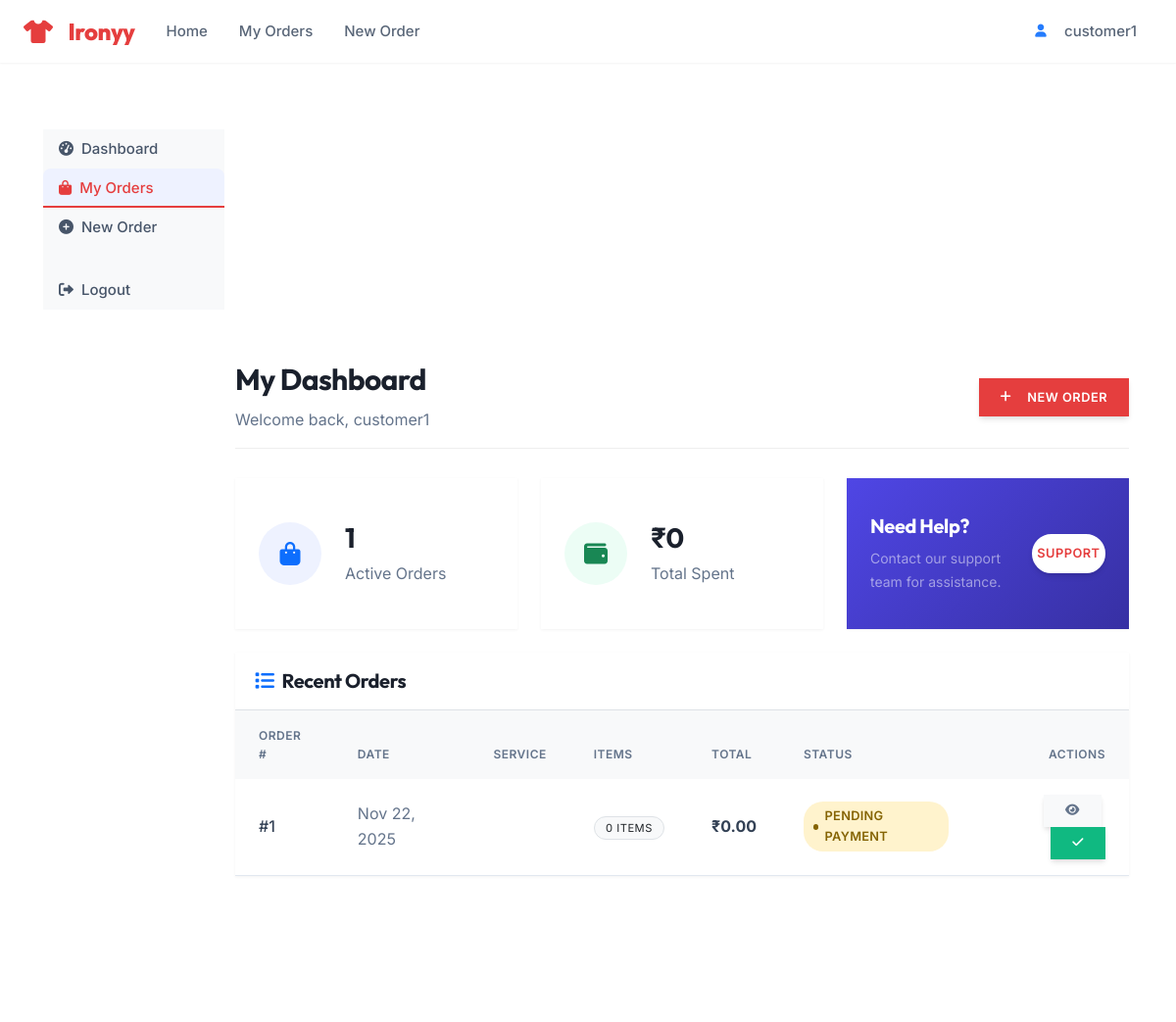
/dashboard/customer/ (signed in, upper part), run on an earlier commit of the app's database.
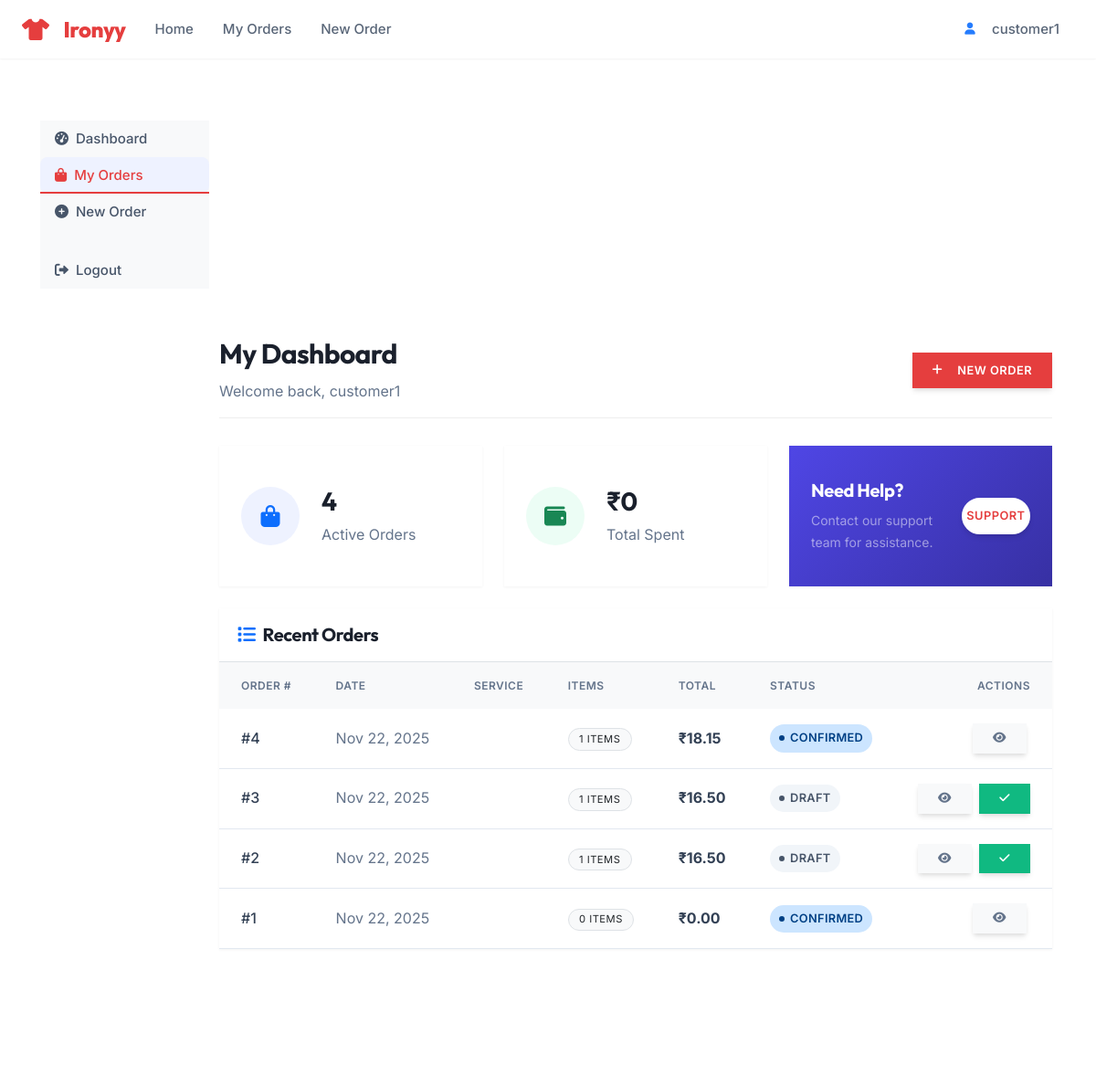
And on a later commit of the database.
### orders/models.py (models this page shows, shortened)
class Order(models.Model):
    class Status(models.TextChoices):
        DRAFT = 'draft', _('Draft')
        PENDING = 'pending', _('Pending Payment')
        CONFIRMED = 'confirmed', _('Confirmed')
        SCHEDULED_FOR_PICKUP = 'scheduled_for_pickup', _('Scheduled for Pickup')
        OUT_FOR_PICKUP = 'out_for_pickup', _('Out for Pickup')
        PICKED_UP = 'picked_up', _('Picked Up')
        PROCESSING = 'processing', _('In Progress')
        READY = 'ready', _('Ready for Delivery')
        OUT_FOR_DELIVERY = 'out_for_delivery', _('Out for Delivery')
        COMPLETED = 'completed', _('Completed')
        CANCELLED = 'cancelled', _('Cancelled')
        REFUNDED = 'refunded', _('Refunded')
        FAILED = 'failed', _('Failed')
    class PaymentStatus(models.TextChoices):
        PENDING = 'pending', _('Pending')
        AUTHORIZED = 'authorized', _('Authorized')
        PAID = 'paid', _('Paid')
        PARTIALLY_REFUNDED = 'partially_refunded', _('Partially Refunded')
        REFUNDED = 'refunded', _('Refunded')
        VOIDED = 'voided', _('Voided')
        FAILED = 'failed', _('Failed')
    class DeliveryType(models.TextChoices):
        PICKUP = 'pickup', _('Pickup')
        DELIVERY = 'delivery', _('Delivery')
    customer = models.ForeignKey(
        User,
        on_delete=models.PROTECT,
        related_name='orders',
        verbose_name=_('customer')
    )
    order_number = models.CharField(
        _('order number'),
        max_length=20,
        unique=True,
        db_index=True
    )
    status = models.CharField(
        _('status'),
        max_length=20,
        choices=Status.choices,
        default=Status.DRAFT,
        db_index=True
    )
    payment_status = models.CharField(
        _('payment status'),
        max_length=20,
        choices=PaymentStatus.choices,
        default=PaymentStatus.PENDING,
        db_index=True
    )
    delivery_type = models.CharField(
        _('delivery type'),
        max_length=10,
        choices=DeliveryType.choices,
        default=DeliveryType.PICKUP
    )
    pickup_address = models.TextField(_('pickup address'), blank=True)
    delivery_address = models.TextField(_('delivery address'), blank=True)
    preferred_pickup_date = models.DateField(_('preferred pickup date'), null=True, blank=True)
    preferred_delivery_date = models.DateField(_('preferred delivery date'), null=True, blank=True)
    subtotal = models.DecimalField(
        _('subtotal'),
        max_digits=10,
        decimal_places=2,
        default=Decimal('0.00')
    )
    tax_amount = models.DecimalField(
        _('tax amount'),
        max_digits=10,
        decimal_places=2,
        default=Decimal('0.00')
    )
    shipping_cost = models.DecimalField(
        _('shipping cost'),
        max_digits=10,
        decimal_places=2,
        default=Decimal('0.00')
    )
    discount_amount = models.DecimalField(
        _('discount amount'),
        max_digits=10,
        decimal_places=2,
        default=Decimal('0.00')
    )
    total_amount = models.DecimalField(
        _('total amount'),
        max_digits=10,
        decimal_places=2,
        default=Decimal('0.00')
    )
    assigned_staff = models.ForeignKey(
        User,
        on_delete=models.SET_NULL,
        null=True,
        blank=True,
        related_name='assigned_orders',
        verbose_name=_('assigned staff')
    )
    delivery_person = models.ForeignKey(
        User,
        on_delete=models.SET_NULL,
        null=True,
        blank=True,
        related_name='delivery_orders',
        verbose_name=_('delivery person')
    )
    created_at = models.DateTimeField(_('created at'), auto_now_add=True)
    updated_at = models.DateTimeField(_('updated at'), auto_now=True)
    confirmed_at = models.DateTimeField(_('confirmed at'), null=True, blank=True)
    completed_at = models.DateTimeField(_('completed at'), null=True, blank=True)
    cancelled_at = models.DateTimeField(_('cancelled at'), null=True, blank=True)
    special_instructions = models.TextField(_('special instructions'), blank=True)
    internal_notes = models.TextField(_('internal notes'), blank=True)
    cancellation_reason = models.TextField(_('cancellation reason'), blank=True)
    payment_method = models.CharField(_('payment method'), max_length=50, blank=True)
    payment_reference = models.CharField(_('payment reference'), max_length=100, blank=True)
    payment_date = models.DateTimeField(_('payment date'), null=True, blank=True)
    class Meta:
        ordering = ['-created_at']

### dashboard/views.py (the view)
# urls.py: path('customer/', views.CustomerDashboardView.as_view(), name='customer_dashboard'),
class CustomerDashboardView(LoginRequiredMixin, ListView):
    model = Order
    template_name = 'dashboard/customer_dashboard.html'
    context_object_name = 'orders'
    paginate_by = 10
    def get_queryset(self):
        return Order.objects.filter(customer=self.request.user).order_by('-created_at')
    def get_context_data(self, **kwargs):
        context = super().get_context_data(**kwargs)
        user_orders = Order.objects.filter(customer=self.request.user)
        context['active_orders_count'] = user_orders.exclude(
            status__in=[Order.Status.COMPLETED, Order.Status.CANCELLED, Order.Status.REFUNDED]
        ).count()
        from django.db.models import Sum
        total_spent = user_orders.filter(
            status=Order.Status.COMPLETED
        ).aggregate(Sum('total_amount'))['total_amount__sum'] or 0
        context['total_spent'] = total_spent
        return context

### accounts/models.py (called while the page is built)
    def get_short_name(self):
        return self.first_name or self.email.split('@')[0]

    @property
    def is_customer(self):
        return self.role == self.Role.CUSTOMER

    @property
    def is_press(self):
        return self.role == self.Role.PRESS

    @property
    def is_delivery(self):
        return self.role == self.Role.DELIVERY

    @property
    def is_admin(self):
        return self.role == self.Role.ADMIN or self.is_superuser

### templates/dashboard/customer_dashboard.html (shortened to what the changed rows need)
{% extends 'dashboard/base_dashboard.html' %}
{% load humanize %}
{% block dashboard_content %}
<div class="dashboard-header d-flex justify-content-between align-items-center">
    <div>
        <h2>My Dashboard</h2>
    </div>
</div>
<div class="row mb-5">
    <div class="col-md-6 col-lg-4 mb-4 mb-lg-0">
        <div class="card border-0 shadow-sm h-100">
            <div class="card-body d-flex align-items-center">
                <div>
                    <h3 class="mb-1 fw-bold">{{ active_orders_count }}</h3>
                    <p class="text-muted mb-0">Active Orders</p>
                </div>
            </div>
        </div>
    </div>
</div>
<div class="card border-0 shadow-sm">
    <div class="card-body p-0">
        {% if orders %}
        <div class="table-responsive">
            <table class="table table-hover align-middle mb-0">
                <thead class="bg-light text-muted text-uppercase small fw-bold">
                    <tr>
                        <th class="ps-4">Order #</th>
                        <th>Date</th>
                        <th>Service</th>
                        <th>Items</th>
                        <th>Total</th>
                        <th>Status</th>
                        <th class="text-end pe-4">Actions</th>
                    </tr>
                </thead>
                <tbody>
                    {% for order in orders %}
                    <tr>
                        <td class="ps-4 fw-medium">#{{ order.id }}</td>
                        <td class="text-muted">{{ order.created_at|date:"M d, Y" }}</td>
                        <td>{{ order.get_service_type_display }}</td>
                        <td>
                            <span class="badge bg-light text-dark border fw-normal">
                                {{ order.items.count }} items
                            </span>
                        </td>
                        <td class="fw-bold">₹{{ order.total_amount|intcomma }}</td>
                        <td>
                            <span class="status-badge status-{{ order.status|lower|slugify }}">
                                {{ order.get_status_display }}
                            </span>
                        </td>
                        <td class="text-end pe-4">
                            <a href="{% url 'dashboard:order_detail' order.pk %}"
                                class="btn btn-sm btn-light text-muted me-1" data-bs-toggle="tooltip"
                                title="View details">
                                <i class="fas fa-eye"></i>
                            </a>
                            {% if order.status == 'draft' or order.status == 'pending' %}
                            <form method="post" action="{% url 'dashboard:update_order_status' order.pk %}"
                                class="d-inline">
                                <button type="submit" class="btn btn-sm btn-success text-white" data-bs-toggle="tooltip"
                                    title="Confirm Order">
                                    <i class="fas fa-check"></i>
                                </button>
                            </form>
                            {% endif %}
                        </td>
                    </tr>
                    {% endfor %}
                </tbody>
            </table>
        </div>
        {% endif %}
    </div>
</div>
{% endblock %}

What changed in the data, as far as the page shows it:
added Order: id "4", created_at "Nov 22, 2025", items.count "1", total_amount "18.15", status "CONFIRMED"
added Order: id "3", created_at "Nov 22, 2025", items.count "1", total_amount "16.50", status "DRAFT"
added Order: id "2", created_at "Nov 22, 2025", items.count "1", total_amount "16.50", status "DRAFT"
changed Order id 1: status "PENDING PAYMENT" → "CONFIRMED"
Also different on the page:
{{ active_orders_count }}: "1" → "4"
